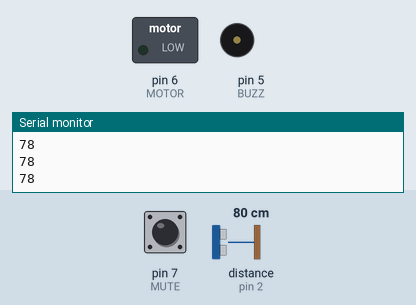
Simulated run of this sketch. Board: Arduino Uno, built with avr-gcc and run on an emulated ATmega328P. On the bench: switched loads named in the sketch (green lamp = pin HIGH), buzzer (waves = sounding), the last lines printed to the serial monitor. Wiring (inferred from the names in the program): ultrasonic range finder: trigger pin 3; echo pin 2. Dashed ring = blinking. Inputs (shaded band) come from the test bench; at power-on: pin 7 (MUTE) HIGH, distance to the obstacle (sensor on pin 2) 80 cm. The echo pulse lasts 58.3 µs per cm; pins used as bus, display or sensor lines are not drawn.

Above: at 1.2 s.
1.3 s: pin 7 (MUTE) pulled LOW for 1 s
4.4 s: distance to the obstacle (sensor on pin 2) set to 2 cm
At 5.2 s:
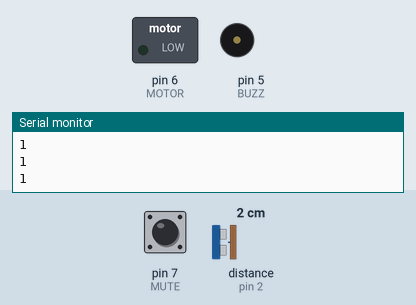
7.4 s: distance to the obstacle (sensor on pin 2) set to 60 cm
At 7.65 s:
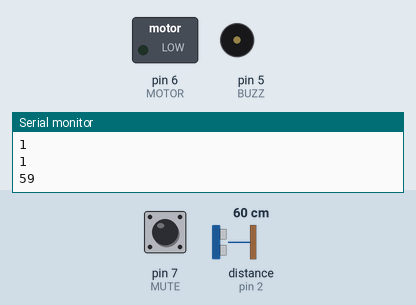
10.4 s: distance to the obstacle (sensor on pin 2) set to 9 cm
At 11.1 s:
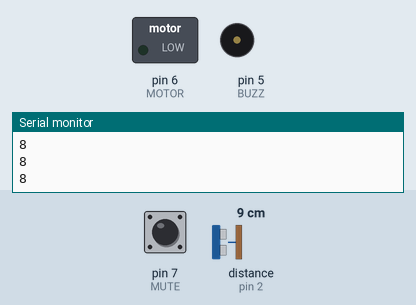
13.4 s: pin 7 (MUTE) pulled LOW for 3.2 s
Timing chart, 0 to 19.1 s (numbered marks = the images above; inputs shaded):
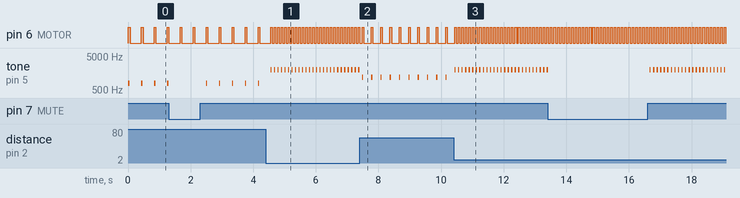

The sketch:

smart_cane_ultrasonic.ino
```cpp
// Reads distance from an HC-SR04 ultrasonic sensor, averages readings, and drives a buzzer and vibration motor with three distance-based alert zones and a mute switch.
//
// Full tutorial: https://shillehtek.com/blogs/news/arduino-nano-hc-sr04-smart-cane-obstacle-alerts
// Parts used: https://shillehtek.com/products/arduino-nano-v3-presoldered-ch340g-atmega328p
//             https://shillehtek.com/products/arduino-uno-r3-starter-kit
//             https://shillehtek.com/products/jsn-sr04t-waterproof-ultrasonic-distance-sensor-arduino-esp32
// More examples: https://github.com/shillehbean/shillehtek-examples
//

const int TRIG = 3, ECHO = 2, BUZZ = 5, MOTOR = 6, MUTE = 7;
const int FAR_CM = 120, NEAR_CM = 60, DANGER_CM = 30;   // the three warning zones

long readCm() {
  digitalWrite(TRIG, LOW);  delayMicroseconds(2);
  digitalWrite(TRIG, HIGH); delayMicroseconds(10);
  digitalWrite(TRIG, LOW);
  long us = pulseIn(ECHO, HIGH, 30000);
  return us == 0 ? 999 : us * 0.034 / 2;
}

void setup() {
  pinMode(TRIG, OUTPUT); pinMode(ECHO, INPUT);
  pinMode(BUZZ, OUTPUT); pinMode(MOTOR, OUTPUT);
  pinMode(MUTE, INPUT_PULLUP);
  Serial.begin(9600);
}

void loop() {
  long cm = 0;
  for (int i = 0; i < 3; i++) cm += readCm();   // average three pings for stability
  cm /= 3;
  bool quiet = (digitalRead(MUTE) == LOW);       // switch closed = vibration only
  Serial.println(cm);

  if (cm > FAR_CM) {                             // clear path: silence
    digitalWrite(MOTOR, LOW);
    delay(100);
    return;
  }

  // closer = shorter gap between pulses: 600 ms at 120 cm down to ~60 ms at 30 cm
  int gap = map(constrain(cm, DANGER_CM, FAR_CM), DANGER_CM, FAR_CM, 60, 600);
  int pitch = (cm < DANGER_CM) ? 2000 : (cm < NEAR_CM) ? 1200 : 800;   // zone tone

  digitalWrite(MOTOR, HIGH);
  if (!quiet) tone(BUZZ, pitch, 40);
  delay(50);
  digitalWrite(MOTOR, LOW);
  delay(gap);
}
```

Measured:
- after the input at 4.4 s, pin 6 (MOTOR): alternates HIGH for 0.05 s and LOW for 0.06 s, starting after 0.27 s; tone on pin 5 (BUZZ): alternates 2000 Hz for 0.04 s and silent for 0.07 s, starting after 0.15 s
- after the input at 7.4 s, tone on pin 5 (BUZZ): alternates 1200 Hz for 0.04 s and silent for 0.26 s, starting after 0.08 s
- after the input at 10.4 s, pin 6 (MOTOR): alternates HIGH for 0.05 s and LOW for 0.06 s, starting after 0.15 s; tone on pin 5 (BUZZ): alternates 2000 Hz for 0.04 s and silent for 0.07 s, starting at once
- by itself, pin 6 (MOTOR): alternates HIGH for 0.05 s and LOW for 0.36 s
- by itself, tone on pin 5 (BUZZ): alternates 800 Hz for 0.04 s and silent for 0.37 s
